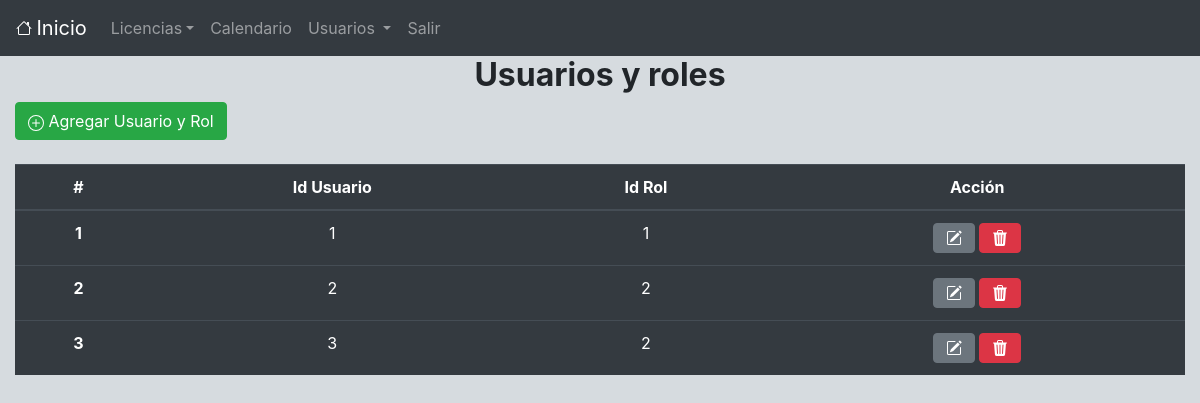
The page /usuario_rol/usuario_rol.php on the database its author committed.
### tables this page shows
CREATE TABLE `usuario_rol` (
  `id_usuario_rol` int NOT NULL,
  `id_usuario` int DEFAULT NULL,
  `id_rol` int DEFAULT NULL
);

### class/usuario_rol.class.php (called while the page is built, shortened)
<?php
require_once("database.class.php");
class Usuario_Rol extends Database{
  function readUsuarioRol()
  {
    $resultado = $this->conn->query("SELECT * FROM usuario_rol");
    $datos = $resultado->fetchAll();
    return $datos;
  }
}
$usuario_rol = new Usuario_Rol;
?>

### class/database.class.php (called while the page is built, shortened)
<?php
class Database{
  function connect()
  {
    $this->host = "localhost";
    $this->db_name ="licenseas";
    $this->user = "proyecto";
    $this->password = "proyecto123";
    $this->conn = new PDO('mysql:host='.$this->host.';dbname='.$this->db_name, $this->user, $this->password);
  }
}
?>

### usuario_rol/view/index.php (the view, shortened to what this page needs)
<?php include("../view/header.php"); ?>
<h2 align="center"><b>Usuarios y roles </b></h2>
<div class = "container-fluid">
<div class = "row text-left">
 <div class = "col col-lg-12">
 <a class="btn btn-success" href="usuario_rol.php?action=form" role="button"> Agregar Usuario y Rol</a>
 </div>
</div>
<div class = "row">
  <div class = "col col-lg-12"> &nbsp;
  </div>
</div>
<div class = "row">
<div class = "col col-lg-12">
<table class="table table-dark">
  <thead>
    <tr>
      <th scope="col">#</th>
      <th scope="col">Id Usuario</th>
      <th scope="col">Id Rol</th>
      <th scope="col">Acción</th>
    </tr>
  </thead>
  <tbody>
    <?php
           $i = 1;
           foreach ($data as $resultado=>$fila){
    ?>
    <tr>
          <th scope="row"><?php echo $i; ?></th>
          <td style="text-align:center;"><?php echo $fila["id_usuario"];  ?></td>
          <td style="text-align:center;"><?php echo $fila["id_rol"];  ?></td>
          <td style="text-align:center;"><a class="btn btn-secondary" href="usuario_rol.php?action=form&id_usuario_rol=<?php echo $fila["id_usuario_rol"];  ?>" role="button"></a>
            <a class="btn btn-danger" href="usuario_rol.php?action=delete&id_usuario_rol=<?php echo $fila["id_usuario_rol"];  ?>" role="button" onclick="return confirm('¿Realmente desea eliminar?')"></a></td>
    </tr>
    <?php
           $i++;
           }
    ?>
  </tbody>
</table>
</div>
</div>
</div>
<?php include("../view/footer.php"); ?>

### usuario_rol/view/index.php (style rules this page uses)
table th { text-align: center; }

### rows shown on the page
usuario_rol: id_usuario "1", id_rol "1"
usuario_rol: id_usuario "2", id_rol "2"
usuario_rol: id_usuario "3", id_rol "2"
